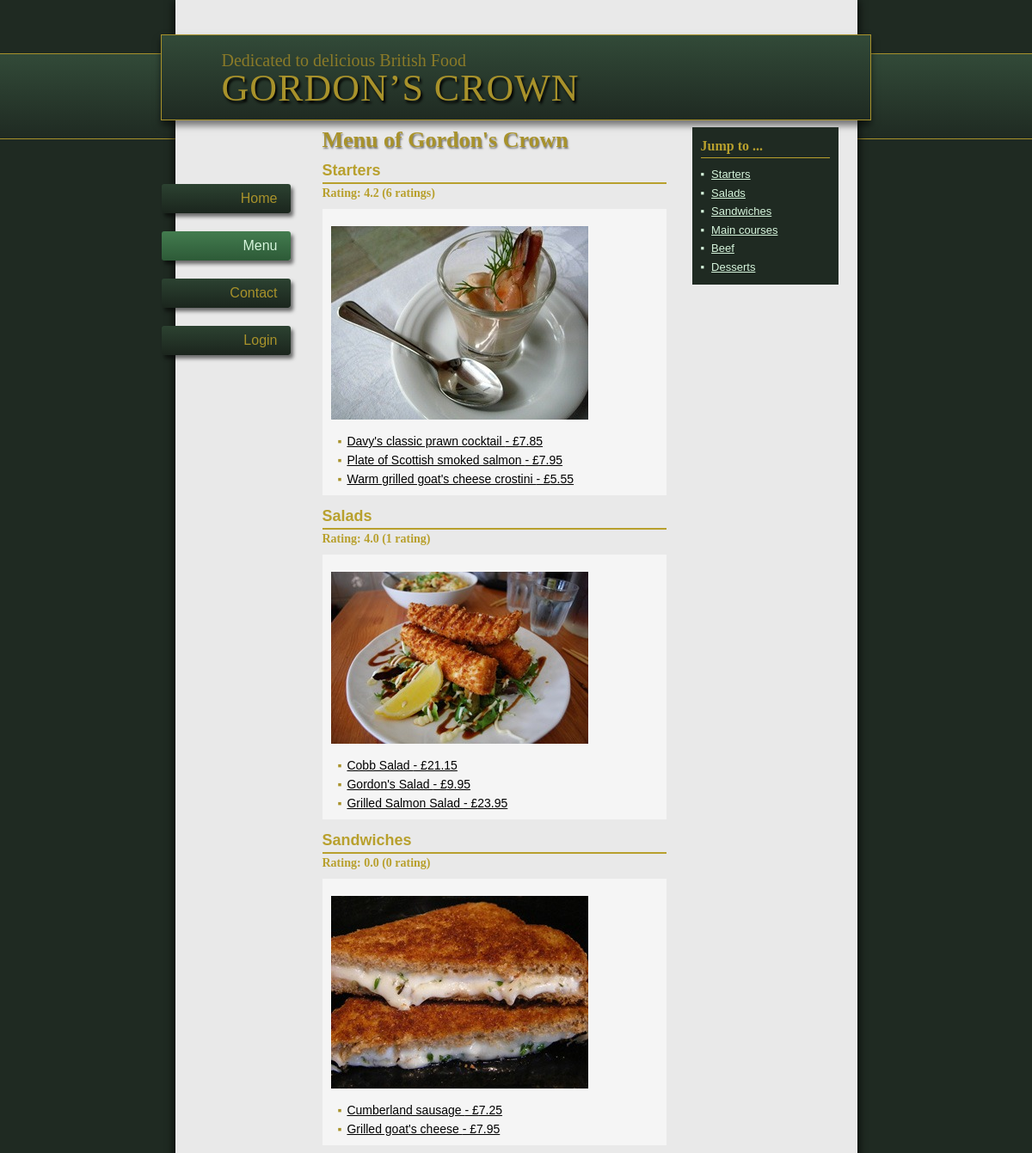
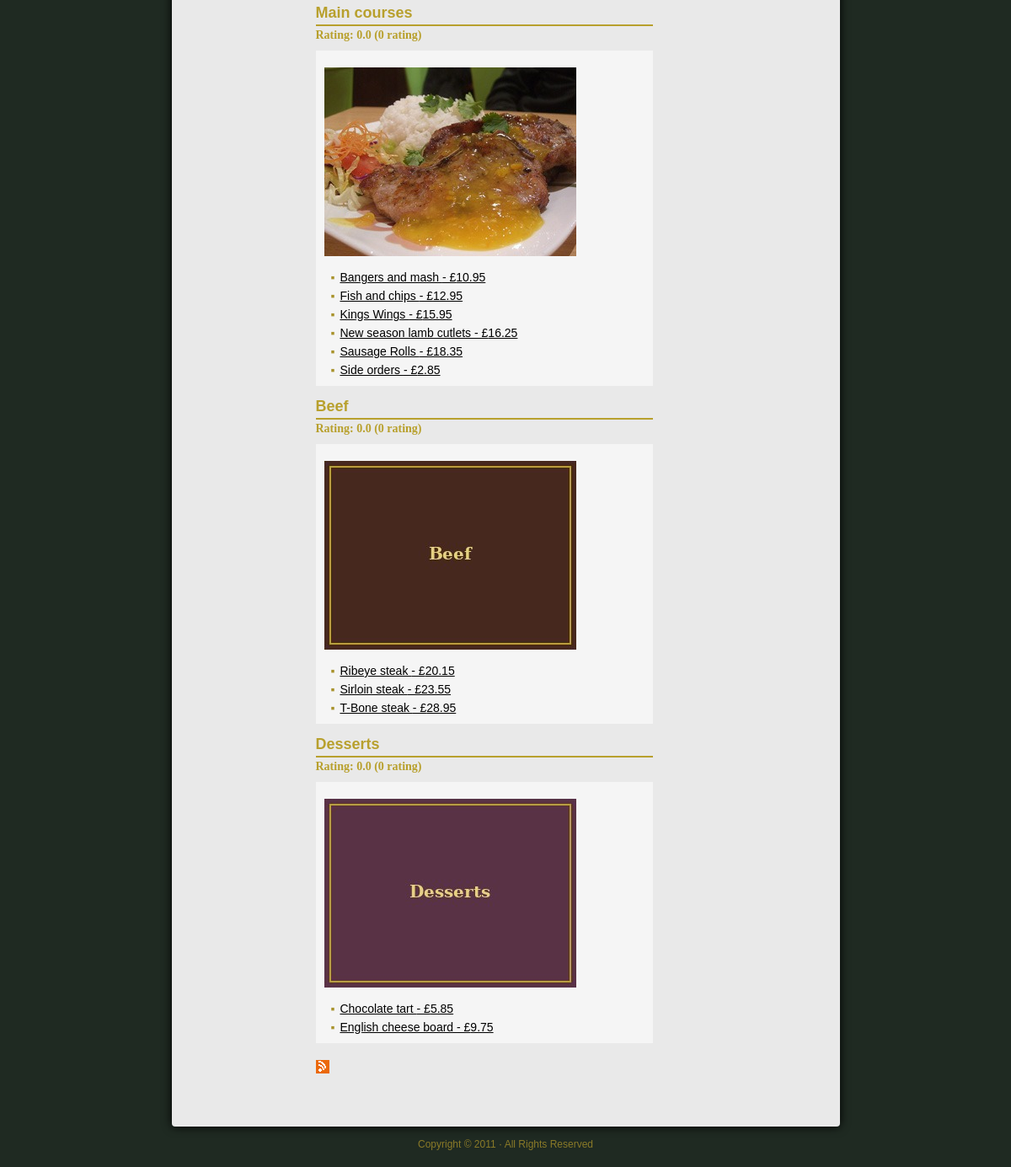
/London2011/menu.php, run on the app's committed database (2 pictures, top to bottom).
### tables this page shows
CREATE TABLE `category` (
  `category_id` int(11) NOT NULL,
  `category_name` varchar(50) NOT NULL,
  `image` varchar(100) DEFAULT NULL
);

CREATE TABLE `dish` (
  `dish_id` int(11) NOT NULL,
  `category_id` int(11) NOT NULL,
  `title` varchar(100) NOT NULL,
  `price` decimal(6,2) NOT NULL,
  `description` text DEFAULT NULL,
  `image` varchar(100) DEFAULT NULL
);

### London2011/menu.php (the view, shortened to what this page needs)
<?php
include "include/ketnoi.php";
$trang = "menu";
include "include/header.php";
$sql = "select category.category_id, category_name, category.image, count(rating_id) as tong, avg(score) as diem
        from category left join dish on category.category_id = dish.category_id
        left join rating on dish.dish_id = rating.dish_id
        group by category.category_id, category_name, category.image
        order by category.category_id";
$rs = mysqli_query($conn, $sql);
?>
    <h1>Menu of Gordon's Crown</h1>
    <div id="jump">
      <h3>Jump to ...</h3>
      <ul>
        <?php
        $rs_jump = mysqli_query($conn, "select * from category order by category_id");
        while ($row = mysqli_fetch_assoc($rs_jump)) {
            echo "<li><a href='#cat" . $row['category_id'] . "'>" . $row['category_name'] . "</a></li>";
        }
        ?>
      </ul>
    </div>
    <?php
    while ($row = mysqli_fetch_assoc($rs)) {
        $tong = $row['tong'];
        $diem = number_format($row['diem'], 1);
        if ($tong > 1)
            $chu = "ratings";
        else
            $chu = "rating";
    ?>
    <div class="nhom" id="cat<?php echo $row['category_id']; ?>">
      <h2><?php echo $row['category_name']; ?></h2>
      <p class="rating">Rating: <?php echo "$diem ($tong $chu)"; ?></p>
      <div class="box">
        <img src="images/<?php echo $row['image']; ?>" width="299">
        <ul>
          <?php
          $rs_mon = mysqli_query($conn, "select * from dish where category_id = " . $row['category_id'] . " order by title");
          while ($mon = mysqli_fetch_assoc($rs_mon)) {
              echo "<li><a href='detail.php?id=" . $mon['dish_id'] . "'>" . $mon['title'] . " - &pound;" . $mon['price'] . "</a></li>";
          }
          ?>
        </ul>
      </div>
    </div>
    <?php } ?>
    <div id="rss"><a href="rss.php"><img src="images/rss.png" width="16" height="16" border="0"></a></div>
<?php include "include/footer.php"; ?>

### London2011/include/header.php (shortened to what this page needs)
<!doctype html>
<html>
<head>
<link href="css/style.css" rel="stylesheet" type="text/css">
</head>
<body>
<div id="wrapper">
  <div id="banner">
    <a href="index.php">
      <span class="slogan">Dedicated to delicious British Food</span>
      <span class="ten">GORDON&rsquo;S CROWN</span>
    </a>
  </div>
  <ul id="nav">
    <li <?php if ($trang == "home") echo "class='current'"; ?>><a href="index.php">Home</a></li>
    <li <?php if ($trang == "menu") echo "class='current'"; ?>><a href="menu.php">Menu</a></li>
    <li <?php if ($trang == "contact") echo "class='current'"; ?>><a href="contact.php">Contact</a></li>
    <li <?php if ($trang == "login") echo "class='current'"; ?>><a href="login.php">Login</a></li>
  </ul>
  <div id="content">

### London2011/include/footer.php
  </div>
</div>
<div id="copyright">Copyright &copy; 2011 &middot; All Rights Reserved</div>
</body>
</html>

### London2011/css/style.css (style rules this page uses)
html { background: #1f2a22; }
body { margin: 0; font-family: Arial, Helvetica, sans-serif; font-size: 14px; color: #000; background: #1f2a22; position: relative; }
#wrapper { position: relative; width: 793px; margin: 0 auto; background: #e9e9e9; min-height: 600px; padding-top: 148px; box-shadow: 0 0 12px #000; border-radius: 0 0 4px 4px; overflow: visible; }
#banner { position: absolute; top: 40px; left: -17px; width: 826px; height: 100px; background: linear-gradient(to bottom, #324a38 0%, #1f2a22 100%); border: 1px solid #a8922b; box-shadow: 0 6px 8px rgba(0,0,0,.5); box-sizing: border-box; }
#banner a { display: block; width: 100%; height: 100%; text-decoration: none; }
#banner .slogan { position: absolute; left: 70px; top: 18px; font-family: Georgia, serif; font-size: 20px; color: #8a7a28; }
#banner .ten { position: absolute; left: 70px; top: 36px; font-family: Georgia, "Times New Roman", serif; font-size: 44px; letter-spacing: 1px; color: #a8922b; text-shadow: 2px 3px 3px #000; }
#nav { position: absolute; left: -16px; top: 214px; margin: 0; padding: 0; list-style: none; width: 150px; }
#nav li { margin-bottom: 21px; }
#nav a { display: block; height: 34px; line-height: 34px; padding-right: 15px; text-align: right; font-size: 16px; color: #a8922b; text-decoration: none; border-radius: 3px; background: linear-gradient(to bottom, #2c4231 0%, #1b251d 100%); box-shadow: 3px 4px 4px rgba(0,0,0,.55); }
#nav li.current a { color: #d6f5dc; background: linear-gradient(to bottom, #437c4f 0%, #2d5a37 100%); }
#content { margin-left: 171px; width: 400px; padding-bottom: 60px; position: relative; }
h1 { font-family: Georgia, "Times New Roman", serif; font-size: 26px; color: #a8922b; text-shadow: 1px 2px 2px #777; margin: 0 0 10px 0; }
h2 { font-size: 18px; color: #b8a02d; margin: 10px 0 0 0; padding-bottom: 3px; border-bottom: 2px solid #b8a02d; }
p.rating, .rating-dong { font-family: Georgia, serif; font-weight: bold; color: #b8a02d; font-size: 14px; margin: 3px 0 10px 0; }
a:link, a:visited { color: #000; }
.nhom { margin-bottom: 14px; }
.nhom .box { background: #f5f5f5; padding: 20px 10px 8px 10px; }
.nhom .box img { display: block; margin: 0 0 14px 0; }
.nhom ul { margin: 0; padding: 0 0 0 8px; list-style: none; }
.nhom li { line-height: 22px; }
.nhom li:before { content: "\25AA"; color: #a8922b; margin-right: 6px; }
#jump { position: absolute; left: 430px; top: 0; width: 170px; background: #1f2a22; padding: 10px; box-sizing: border-box; }
#jump h3 { font-family: Georgia, serif; font-size: 16px; color: #b8a02d; margin: 3px 0 8px 0; padding-bottom: 4px; border-bottom: 1px solid #b8a02d; }
#jump ul { margin: 0; padding: 0; list-style: none; font-size: 13px; }
#jump li { line-height: 21.5px; }
#jump li:before { content: "\25AA"; color: #d6f5dc; margin-right: 8px; }
#jump a:link, #jump a:visited { color: #d6f5dc; }
#rss { margin-top: 20px; }
#copyright { text-align: center; color: #8a7a28; font-size: 12px; padding: 14px 0 20px 0; }

### data on the page
category: category_name "Starters", diem "4.2", tong "6", chu "ratings", image (picture)
category: category_name "Salads", diem "4.0", tong "1", chu "rating", image (picture)
category: category_name "Sandwiches", diem "0.0", tong "0", chu "rating", image (picture)
category: category_name "Main courses", diem "0.0", tong "0", chu "rating", image (picture)
category: category_name "Beef", diem "0.0", tong "0", chu "rating", image (picture)
category: category_name "Desserts", diem "0.0", tong "0", chu "rating", image (picture)
dish: title "Davy's classic prawn cocktail", price "7.85"
dish: title "Plate of Scottish smoked salmon", price "7.95"
dish: title "Warm grilled goat's cheese crostini", price "5.55"
dish: title "Cobb Salad", price "21.15"
dish: title "Gordon's Salad", price "9.95"
dish: title "Grilled Salmon Salad", price "23.95"
dish: title "Cumberland sausage", price "7.25"
dish: title "Grilled goat's cheese", price "7.95"
dish: title "Bangers and mash", price "10.95"
dish: title "Fish and chips", price "12.95"
dish: title "Kings Wings", price "15.95"
dish: title "New season lamb cutlets", price "16.25"
dish: title "Sausage Rolls", price "18.35"
dish: title "Side orders", price "2.85"
dish: title "Ribeye steak", price "20.15"
dish: title "Sirloin steak", price "23.55"
dish: title "T-Bone steak", price "28.95"
dish: title "Chocolate tart", price "5.85"
dish: title "English cheese board", price "9.75"
